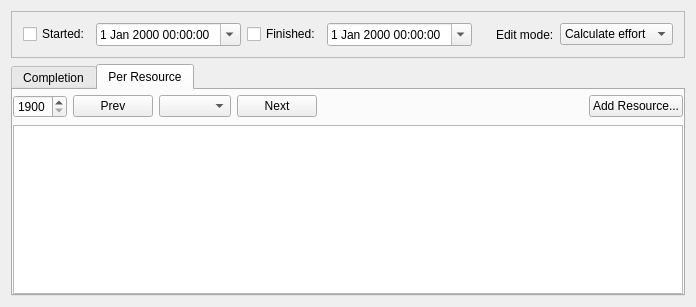
<?xml version="1.0" encoding="UTF-8"?>
<ui version="4.0">
 <author>Dag Andersen &lt;danders@get2net.dk&gt;</author>
 <class>KPlato::TaskProgressPanelBase</class>
 <widget class="QWidget" name="KPlato::TaskProgressPanelBase">
  <property name="geometry">
   <rect>
    <x>0</x>
    <y>0</y>
    <width>696</width>
    <height>307</height>
   </rect>
  </property>
  <layout class="QVBoxLayout" name="verticalLayout_2">
   <item>
    <widget class="QFrame" name="frame">
     <property name="frameShape">
      <enum>QFrame::StyledPanel</enum>
     </property>
     <property name="frameShadow">
      <enum>QFrame::Raised</enum>
     </property>
     <layout class="QHBoxLayout" name="horizontalLayout_2">
      <item>
       <widget class="QCheckBox" name="started">
        <property name="text">
         <string>Started:</string>
        </property>
        <property name="shortcut">
         <string/>
        </property>
       </widget>
      </item>
      <item>
       <widget class="QDateTimeEdit" name="startTime">
        <property name="calendarPopup">
         <bool>true</bool>
        </property>
       </widget>
      </item>
      <item>
       <widget class="QCheckBox" name="finished">
        <property name="text">
         <string>Finished:</string>
        </property>
        <property name="shortcut">
         <string/>
        </property>
       </widget>
      </item>
      <item>
       <widget class="QDateTimeEdit" name="finishTime">
        <property name="calendarPopup">
         <bool>true</bool>
        </property>
       </widget>
      </item>
      <item>
       <spacer>
        <property name="orientation">
         <enum>Qt::Horizontal</enum>
        </property>
        <property name="sizeHint" stdset="0">
         <size>
          <width>36</width>
          <height>20</height>
         </size>
        </property>
       </spacer>
      </item>
      <item>
       <widget class="QLabel" name="label">
        <property name="text">
         <string>Edit mode:</string>
        </property>
       </widget>
      </item>
      <item>
       <widget class="QComboBox" name="editmode">
        <item>
         <property name="text">
          <string>Calculate effort</string>
         </property>
        </item>
        <item>
         <property name="text">
          <string>Per task</string>
         </property>
        </item>
        <item>
         <property name="text">
          <string>Per resource</string>
         </property>
        </item>
       </widget>
      </item>
     </layout>
    </widget>
   </item>
   <item>
    <widget class="QTabWidget" name="tabWidget">
     <property name="currentIndex">
      <number>1</number>
     </property>
     <widget class="QWidget" name="completionTab">
      <attribute name="title">
       <string>Completion</string>
      </attribute>
      <layout class="QVBoxLayout" name="verticalLayout_3">
       <property name="leftMargin">
        <number>0</number>
       </property>
       <property name="rightMargin">
        <number>0</number>
       </property>
       <property name="bottomMargin">
        <number>0</number>
       </property>
       <item>
        <widget class="QFrame" name="performedGroup">
         <property name="frameShape">
          <enum>QFrame::NoFrame</enum>
         </property>
         <property name="frameShadow">
          <enum>QFrame::Raised</enum>
         </property>
         <layout class="QVBoxLayout" name="verticalLayout">
          <property name="margin">
           <number>0</number>
          </property>
          <item>
           <layout class="QHBoxLayout" name="horizontalLayout">
            <item>
             <widget class="QPushButton" name="addEntryBtn">
              <property name="text">
               <string>Add Entry</string>
              </property>
             </widget>
            </item>
            <item>
             <widget class="QPushButton" name="removeEntryBtn">
              <property name="text">
               <string>Remove Entry</string>
              </property>
             </widget>
            </item>
            <item>
             <spacer>
              <property name="orientation">
               <enum>Qt::Horizontal</enum>
              </property>
              <property name="sizeHint" stdset="0">
               <size>
                <width>40</width>
                <height>20</height>
               </size>
              </property>
             </spacer>
            </item>
           </layout>
          </item>
          <item>
           <widget class="CompletionEntryEditor" name="entryTable">
            <property name="tabKeyNavigation">
             <bool>false</bool>
            </property>
           </widget>
          </item>
         </layout>
        </widget>
       </item>
      </layout>
     </widget>
     <widget class="QWidget" name="usedEffortTab">
      <attribute name="title">
       <string>Per Resource</string>
      </attribute>
      <layout class="QVBoxLayout">
       <property name="leftMargin">
        <number>0</number>
       </property>
       <property name="topMargin">
        <number>4</number>
       </property>
       <property name="rightMargin">
        <number>0</number>
       </property>
       <property name="bottomMargin">
        <number>0</number>
       </property>
       <item>
        <layout class="QHBoxLayout">
         <property name="spacing">
          <number>6</number>
         </property>
         <property name="margin">
          <number>0</number>
         </property>
         <item>
          <widget class="QSpinBox" name="ui_year">
           <property name="minimum">
            <number>1900</number>
           </property>
           <property name="maximum">
            <number>2999</number>
           </property>
          </widget>
         </item>
         <item>
          <widget class="QPushButton" name="prevWeekBtn">
           <property name="text">
            <string>Prev</string>
           </property>
          </widget>
         </item>
         <item>
          <widget class="KComboBox" name="weekNumber"/>
         </item>
         <item>
          <widget class="QPushButton" name="nextWeekBtn">
           <property name="text">
            <string>Next</string>
           </property>
          </widget>
         </item>
         <item>
          <spacer>
           <property name="orientation">
            <enum>Qt::Horizontal</enum>
           </property>
           <property name="sizeHint" stdset="0">
            <size>
             <width>16</width>
             <height>25</height>
            </size>
           </property>
          </spacer>
         </item>
         <item>
          <widget class="QPushButton" name="addResource">
           <property name="text">
            <string>Add Resource...</string>
           </property>
          </widget>
         </item>
        </layout>
       </item>
       <item>
        <widget class="UsedEffortEditor" name="resourceTable">
         <property name="tabKeyNavigation">
          <bool>false</bool>
         </property>
        </widget>
       </item>
      </layout>
     </widget>
    </widget>
   </item>
  </layout>
 </widget>
 <layoutdefault spacing="6" margin="11"/>
 <customwidgets>
  <customwidget>
   <class>KComboBox</class>
   <extends>QComboBox</extends>
   <header>kcombobox.h</header>
  </customwidget>
  <customwidget>
   <class>CompletionEntryEditor</class>
   <extends>QTableView</extends>
   <header>kptusedefforteditor.h</header>
  </customwidget>
  <customwidget>
   <class>UsedEffortEditor</class>
   <extends>QTableView</extends>
   <header>kptusedefforteditor.h</header>
  </customwidget>
 </customwidgets>
 <tabstops>
  <tabstop>tabWidget</tabstop>
  <tabstop>started</tabstop>
  <tabstop>startTime</tabstop>
  <tabstop>finished</tabstop>
  <tabstop>finishTime</tabstop>
  <tabstop>addEntryBtn</tabstop>
  <tabstop>removeEntryBtn</tabstop>
  <tabstop>entryTable</tabstop>
  <tabstop>ui_year</tabstop>
  <tabstop>prevWeekBtn</tabstop>
  <tabstop>weekNumber</tabstop>
  <tabstop>nextWeekBtn</tabstop>
  <tabstop>addResource</tabstop>
  <tabstop>resourceTable</tabstop>
 </tabstops>
 <includes>
  <include location="local">kdatetimewidget.h</include>
  <include location="local">kdatewidget.h</include>
  <include location="local">knuminput.h</include>
  <include location="local">kptusedefforteditor.h</include>
 </includes>
 <resources/>
 <connections/>
</ui>
